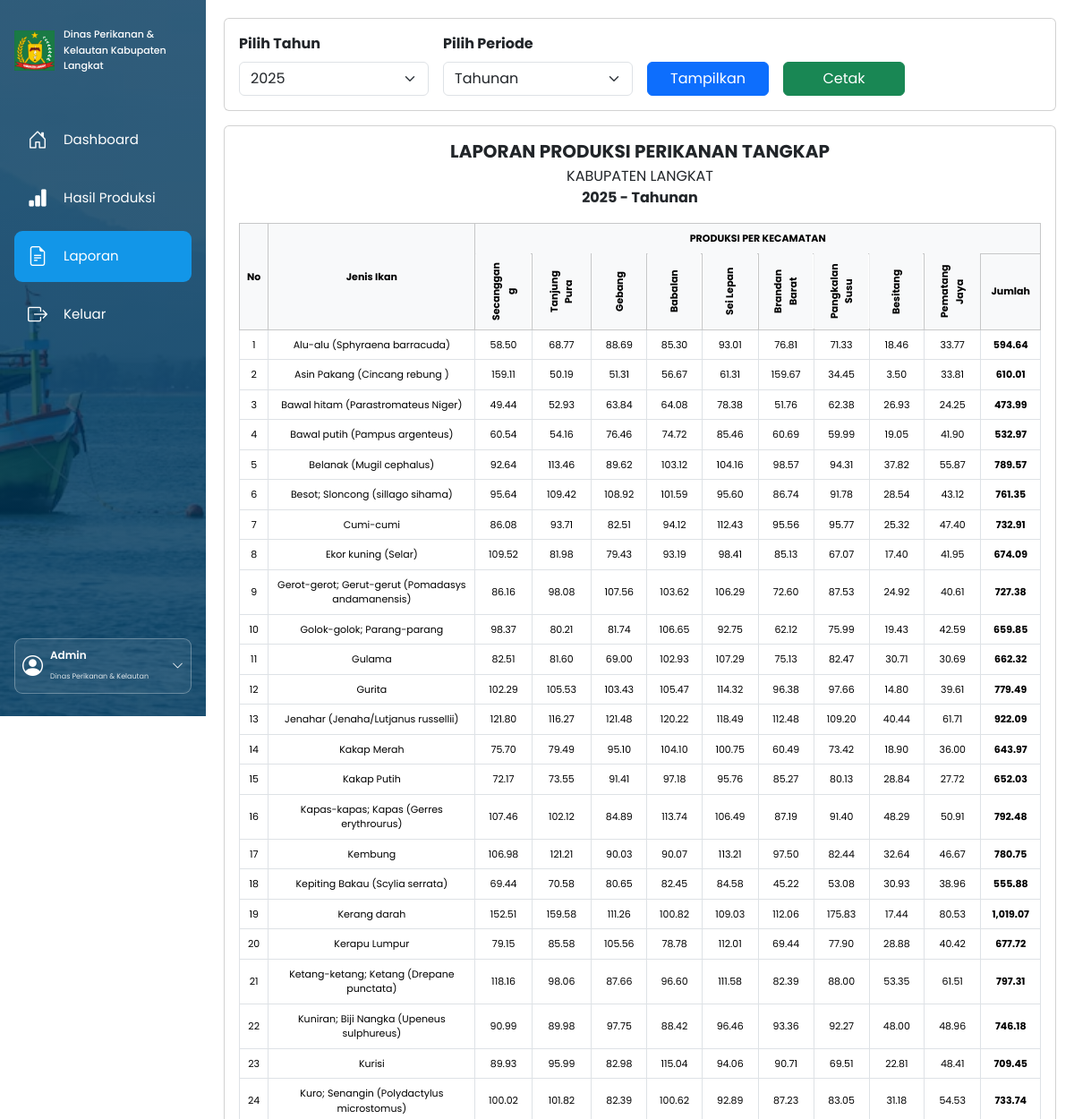
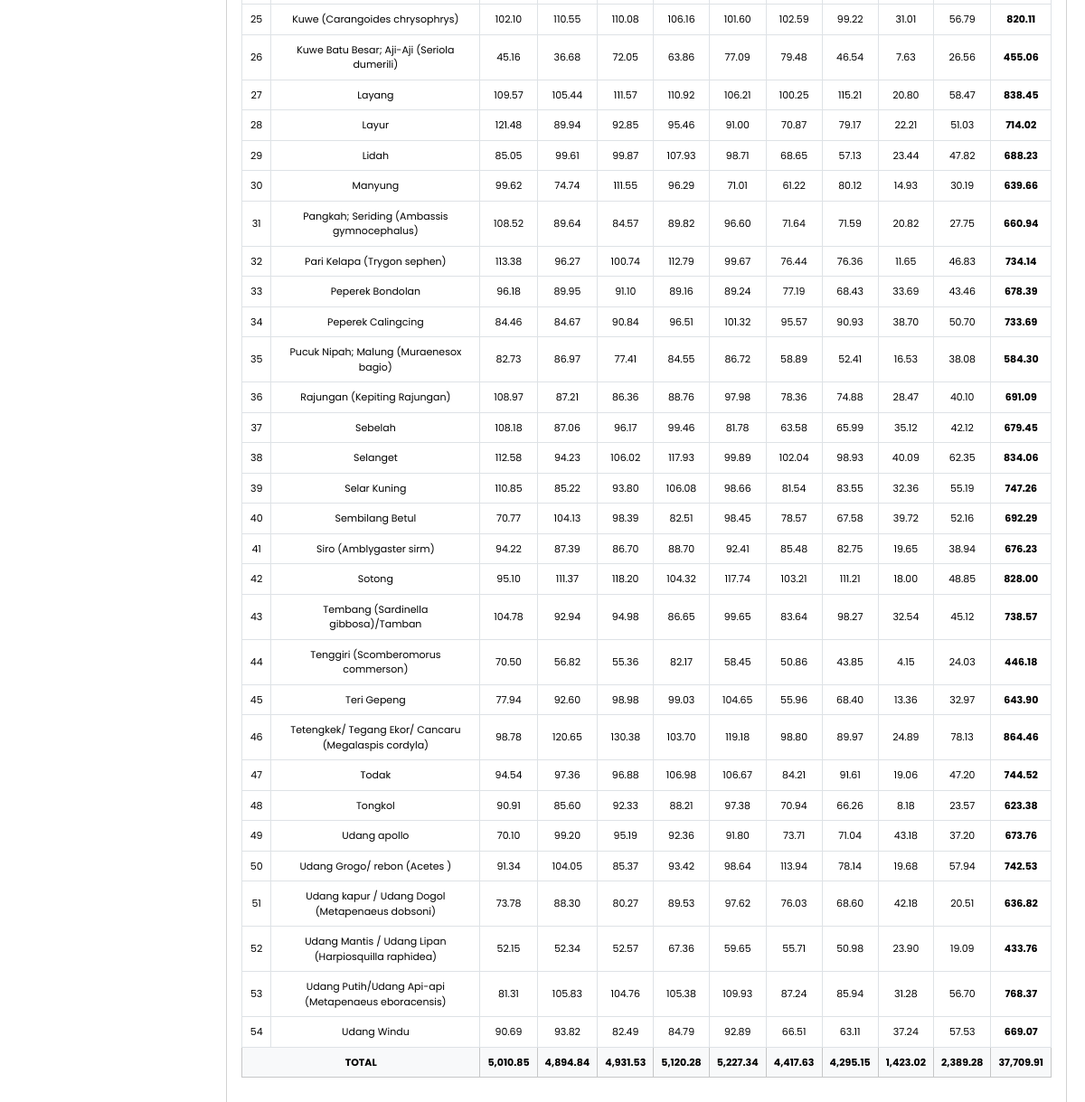
Page /laporan.php?tahun=2025 (signed in) on the committed database (2 pictures, top to bottom).
### tables this page shows
CREATE TABLE `hasil_produksi` (
  `id` int(11) NOT NULL,
  `Tahun` int(11) NOT NULL,
  `Triwulan` varchar(10) DEFAULT NULL,
  `Nama_ikan` varchar(255) NOT NULL,
  `Daerah` varchar(100) NOT NULL,
  `produksi` decimal(20,12) NOT NULL DEFAULT 0.000000000000,
  `jumlah` decimal(20,12) NOT NULL DEFAULT 0.000000000000
);

### laporan.php (the view, shortened to what this page needs)
<?php
function formatAngka($angka){
    return number_format((float)$angka,2,'.',',');
}
$tahun=$_GET['tahun']??'2024';
$periode=$_GET['periode']??'Tahunan';
$lokasi=[
    'Secanggang','Tanjung Pura','Gebang','Babalan',
    'Sei Lepan','Brandan Barat','Pangkalan Susu',
    'Besitang','Pematang Jaya'
];
$where="WHERE Tahun='$tahun'";
if($periode=='Tahunan'){
    $where.=" AND (Triwulan='' OR Triwulan IS NULL)";
}else{
    $where.=" AND Triwulan='$periode'";
}
$data=mysqli_query($koneksi,"
    SELECT * FROM hasil_produksi
    $where ORDER BY Nama_ikan ASC
");
$ikan_data=[];
while($row=mysqli_fetch_assoc($data)){
    $ikan=$row['Nama_ikan'];
    $daerah=$row['Daerah'];
    if(!isset($ikan_data[$ikan])){
        $ikan_data[$ikan]=array_fill_keys($lokasi,0);
    }
    if(isset($ikan_data[$ikan][$daerah])){
        $ikan_data[$ikan][$daerah]+=(float)$row['produksi'];
    }
}
?>
<!DOCTYPE html>
<html lang="id">
<head>
<link href="https://cdn.jsdelivr.net/npm/bootstrap@5.3.8/dist/css/bootstrap.min.css" rel="stylesheet">
</head>
<body>
<?php include "index.php"; ?>
<main>
<div class="card p-3 mb-3 filter">
<form method="GET">
<div class="row g-3 align-items-end">
<div class="col-md-3">
<label class="form-label">
<b>Pilih Tahun</b>
</label>
<select name="tahun" class="form-select">
<?php foreach(['2024','2025','2026'] as $t): ?>
<option value="<?= $t ?>" <?= $tahun==$t?'selected':'' ?>>
<?= $t ?>
</option>
<?php endforeach; ?>
</select>
</div>
<div class="col-md-3">
<label class="form-label">
<b>Pilih Periode</b>
</label>
<select name="periode" class="form-select">
<?php foreach(['Tahunan','TW I','TW II','TW III','TW IV'] as $p): ?>
<option value="<?= $p ?>" <?= $periode==$p?'selected':'' ?>>
<?= $p ?>
</option>
<?php endforeach; ?>
</select>
</div>
<div class="col-md-2">
<button class="btn btn-primary w-100">
Tampilkan
</button>
</div>
<div class="col-md-2">
<button type="button"
onclick="window.print()"
class="btn btn-success w-100">
Cetak
</button>
</div>
</div>
</form>
</div>
<div class="card p-3 screen-only">
<h5 class="text-center fw-bold mb-1">
LAPORAN PRODUKSI PERIKANAN TANGKAP
</h5>
<div class="text-center mb-3">
KABUPATEN LANGKAT<br>
<b><?= $tahun ?> - <?= $periode ?></b>
</div>
<div class="table-responsive">
<table class="table table-bordered">
<thead class="table-light">
<tr>
<th rowspan="2">No</th>
<th rowspan="2">Jenis Ikan</th>
<th colspan="<?= count($lokasi)+1 ?>">
PRODUKSI PER KECAMATAN
</th>
</tr>
<tr>
<?php foreach($lokasi as $l): ?>
<th class="rotate"><?= $l ?></th>
<?php endforeach; ?>
<th>Jumlah</th>
</tr>
</thead>
<tbody>
<?php
$no=1;
$total_lokasi=array_fill_keys($lokasi,0);
$total_semua=0;
foreach($ikan_data as $ikan=>$nilai):
$jumlah=0;
?>
<tr>
<td><?= $no++ ?></td>
<td><?= htmlspecialchars($ikan) ?></td>
<?php foreach($lokasi as $l):
$produksi=$nilai[$l];
$jumlah+=$produksi;
$total_lokasi[$l]+=$produksi;
?>
<td>
<?= $produksi==0?'-':formatAngka($produksi) ?>
</td>
<?php endforeach; ?>
<td class="fw-bold">
<?= formatAngka($jumlah) ?>
</td>
</tr>
<?php
$total_semua+=$jumlah;
endforeach;
?>
<tr class="fw-bold table-light">
<td colspan="2">TOTAL</td>
<?php foreach($lokasi as $l): ?>
<td><?= formatAngka($total_lokasi[$l]) ?></td>
<?php endforeach; ?>
<td><?= formatAngka($total_semua) ?></td>
</tr>
</tbody>
</table>
</div>
</div>
</main>
</body>
</html>

### laporan.php (style rules this page uses)
body { background:#f5f8fb; font-family:Arial,sans-serif; }
main { margin-left:230px; padding:20px; }
.table th, .table td { text-align:center; vertical-align:middle; font-size:11px; padding:5px; }
.rotate { writing-mode:vertical-rl; transform:rotate(180deg); height:85px; }

### index.php (style rules this page uses)
* { font-family:'Poppins',sans-serif; }

### rows in the picture
hasil_produksi: Nama_ikan "Udang Windu", produksi "90.69", produksi "93.82", produksi "82.49", produksi "84.79", produksi "92.89", produksi "66.51", produksi "63.11", produksi "37.24", produksi "57.53", jumlah "669.07"

### other values in the picture
$tahun "2025"
$periode "Tahunan"
$l "Secanggang"
$l "Tanjung Pura"
$l "Gebang"
$l "Babalan"
$l "Sei Lepan"
$l "Brandan Barat"
$l "Pangkalan Susu"
$l "Besitang"
$l "Pematang Jaya"
$ikan "Alu-alu (Sphyraena barracuda)"
formatAngka($produksi) "58.50"
formatAngka($produksi) "68.77"
formatAngka($produksi) "88.69"
